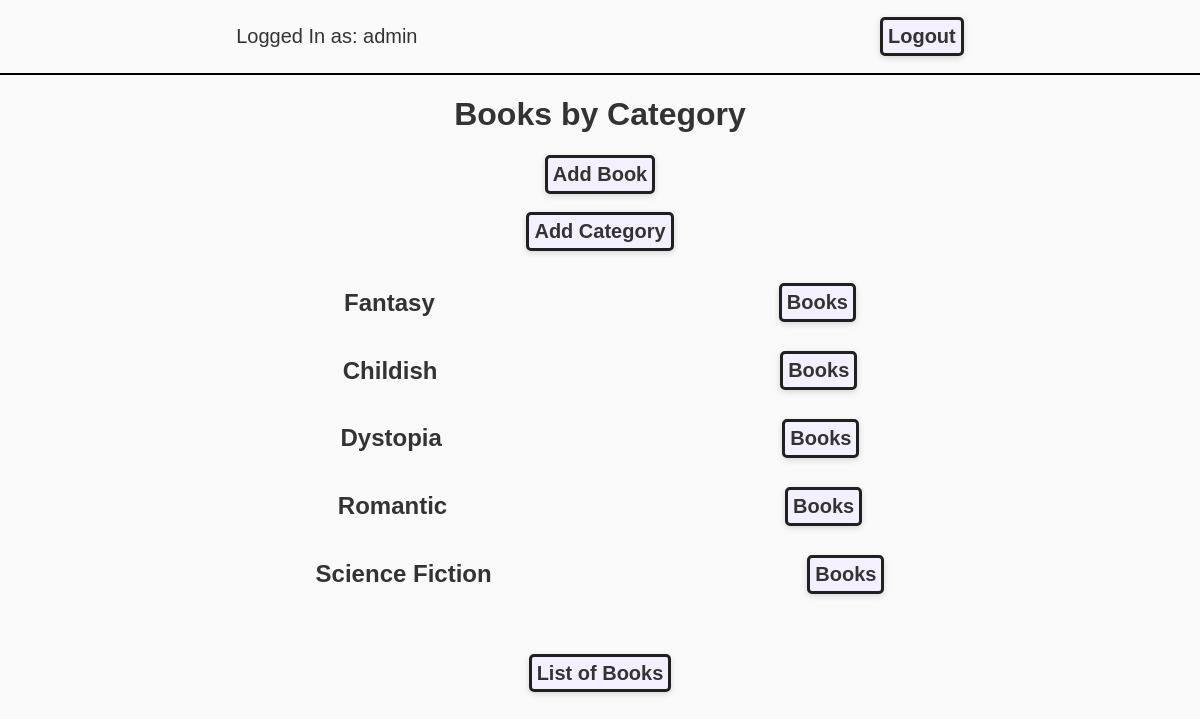
Page /categoryList/ (signed in) on the committed database.
### bookManager/models.py (models this page shows, shortened)
class Category(models.Model):
    name = models.CharField(max_length=100)

### bookManager/views.py (the view)
# urls.py: path('categoryList/', views.categoryList,
@login_required
def categoryList(request):
    category = Category.objects.all()
    return render(request, 'bookManager/categoryList.html',{
        'category': category,
    })

### bookManager/templates/bookManager/categoryList.html (shortened to what this page needs)
<!doctype html>
<html lang="en">
  <head>
    {% load static %}
    <link rel="stylesheet" href="{% static 'bookManager/categoryList.css'%}" />
  </head>
  <body>
    <div class="log">
      <p>Logged In as: {{ user.username }}</p>
      <form action="{% url 'logoutuser' %}" method="post">
        <button type="submit" class="boton">Logout</button>
      </form>
    </div>
    <div class="titulo">
      <h1>Books by Category</h1>
      <a href="{% url 'createBook' %}" class="boton">Add Book</a>
      <br />
      <a href="{% url 'createCategory' %}" class="boton">Add Category</a>
    </div>
    <br />
    {% for category in category %}
    <div class="categoria">
      <h2>{{ category.name }}</h2>
      <a href="{% url 'categoryBooks' category.id%}" class="boton">Books</a>
    </div>
    {% endfor %}
    <br />
    <br />
    <br />
    <a href="/bookList" class="boton">List of Books</a>
  </body>
</html>

### bookManager/static/bookManager/categoryList.css (style rules this page uses)
body { text-align: center; font-family: Arial, sans-serif; background-color: #fafafa; color: #333; margin: 0; padding: 0; }
.log { border-bottom: 2px solid black; padding: 5px; display: flex; flex-direction: row; align-items: center; justify-content: space-around; font-size: 20px; }
.boton { text-decoration: none; color: #333; border: 3px solid #202020; padding: 5px; border-radius: 5px; background-color: #f5f0ff; box-shadow: 0 2px 6px rgba(0, 0, 0, 0.15); font-weight: bold; font-size: 20px; }
.categoria { display: flex; flex-direction: row; align-items: center; justify-content: space-evenly; }
.titulo { display: flex; flex-direction: column; align-items: center; justify-content: center; }

### rows in the picture
Category: name "Fantasy"
Category: name "Childish"
Category: name "Dystopia"
Category: name "Romantic"
Category: name "Science Fiction"

### other values in the picture
{{ user.username }} "admin"
